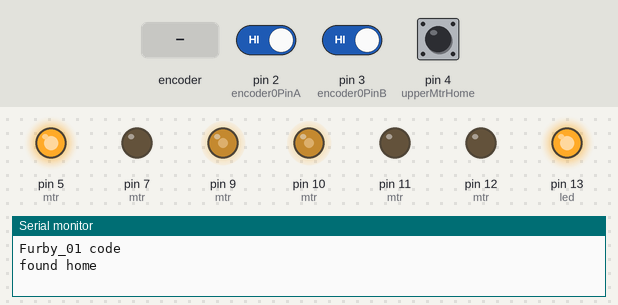
The sketch below on a simulated Arduino Uno, built with avr-gcc and run on an emulated ATmega328P. Shown: output pins drawn as LEDs (lit = HIGH), the last lines printed to the serial monitor. Dashed ring = blinking. Inputs (shaded band) come from the test bench; at power-on: pin 4 (upperMtrHome) HIGH, pin 2 (encoder0PinA) HIGH, pin 3 (encoder0PinB) HIGH.

Above: at 5.0 s.
5.1 s: rotary encoder on pin 2 (encoder0PinA) / pin 3 (encoder0PinB) turned 2 steps (second pin leading)
At 5.31 s:
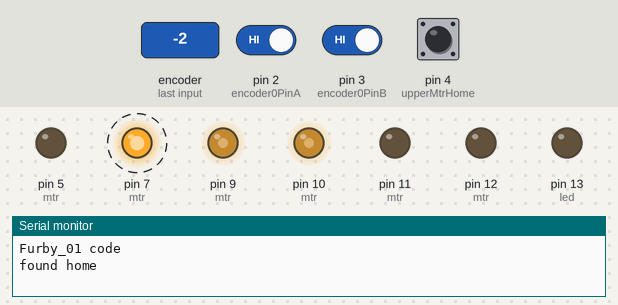
8.1 s: pin 4 (upperMtrHome) pulled LOW for 0.15 s
At 8.26 s:
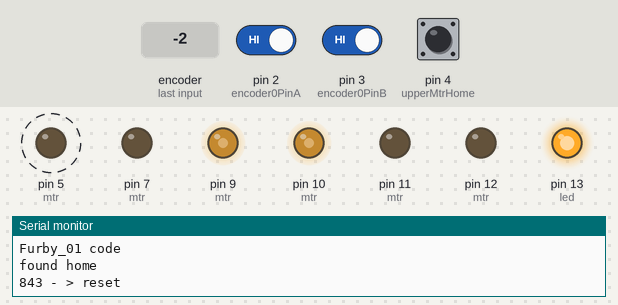
Timing chart, 0 to 17.1 s (numbered marks = the images above; inputs shaded):
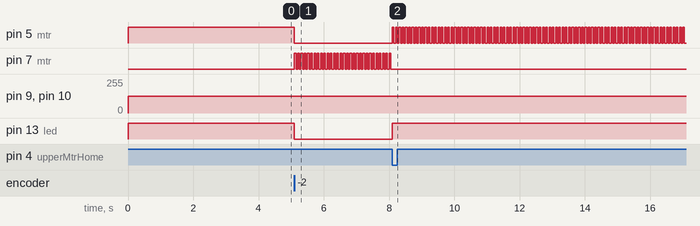

The sketch:

Furby_v01.ino
```cpp
/*
Hacking a 2005 model Furby!.
Furby_v00 controls just the motors.
Furby_v01 Adding intterupt control and encoder reading
          (see encoder.ino and PinChangeInt.ino).

The 2005 Furby includes two motors, an upper one
for the eye/ears/mouth and a lower one for the legs
to rock the body back and forth. Both motors have
cams with position indicator switches to help determine
their home position. The upper motor also includes
includes an optical rotary encoder to help determine
where you are in the rotation. We need to handle
these signals expediently, so need to use interrupts.

Encoder code from http://playground.arduino.cc/Main/RotaryEncoders
PinChangeInt lib from http://code.google.com/p/arduino-pinchangeint/


  D0   RX
  D1   TX
  D2   encoder0PinA
 *D3   encoder0PinB
  D4   upperMtr Home (hardware 20ms debounced)
 *D5   lowerMtr A
 *D6   lowerMtr B
  D7
  D8
 *D9   upperMtr ENABLE
  D10  lowerMtr ENABLE
 *D11  upperMtr A
 *D12  upperMtr B
  D13
  A0
  A1
  A2
  A3
  A4 IC2 DAT
  A5 IC2 CLK

*/


#include <PinChangeInt.h>

int led = 13;
int dir = 0;
int maxRange = 850;

// MOTOR VARBS {enable, pin 1, pin 2}
int mtr[][3] = {{9, 11, 12}, {10, 5, 7}};

// ENCODER VARBS and ROUTINES
#define encoder0PinA 2
#define encoder0PinB 3
#define upperMtrHome 4
volatile int encoder0Pos = 0;

void mtrHome() {
  // pin change detected, reset encoder0Pos)
  Serial.print(encoder0Pos);
  Serial.println(" - > reset");
  encoder0Pos = 0;
}


void goHome(){
  while(!digitalRead(upperMtrHome)){
      forward(1);
  }
  off(1);
  encoder0Pos = 0;
  Serial.println("found home");
}


void moveRange(int low, int high, int reps){

  if(encoder0Pos < low){
    while (encoder0Pos < low){
      forward(1);
    }
  }
  else{
    while (encoder0Pos > low){
      reverse(1);
    }
  }

  for(int x = 0; x < reps; x++){
    while (encoder0Pos < high){
      forward(1);
      delay(50);
      off(1);
      delay(50);
    }
    while (encoder0Pos > low){
      reverse(1);
      delay(50);
      off(1);
      delay(50);
    }
  }
  off(1);

}


void doEncoderA(){
  // look for a low-to-high on channel A
  if (digitalRead(encoder0PinA) == HIGH) {
    // check channel B to see which way encoder is turning
    if (digitalRead(encoder0PinB) == LOW) {
      encoder0Pos = encoder0Pos + 1;         // CW
    }
    else {
      encoder0Pos = encoder0Pos - 1;         // CCW
    }
  }
  else { // must be a high-to-low edge on channel A
    // check channel B to see which way encoder is turning
    if (digitalRead(encoder0PinB) == HIGH) {
      encoder0Pos = encoder0Pos + 1;          // CW
    }
    else {
      encoder0Pos = encoder0Pos - 1;          // CCW
    }
  }
}

void doEncoderB(){
  // look for a low-to-high on channel B
  if (digitalRead(encoder0PinB) == HIGH) {
   // check channel A to see which way encoder is turning
    if (digitalRead(encoder0PinA) == HIGH) {
      encoder0Pos = encoder0Pos + 1;         // CW
    }
    else {
      encoder0Pos = encoder0Pos - 1;         // CCW
    }
  }
  else {   // Look for a high-to-low on channel B
    // check channel B to see which way encoder is turning
    if (digitalRead(encoder0PinA) == LOW) {
      encoder0Pos = encoder0Pos + 1;          // CW
    }
    else {
      encoder0Pos = encoder0Pos - 1;          // CCW
    }
  }
  if(encoder0Pos < 0){
    encoder0Pos = maxRange;
  }
}


void setup() {
  Serial.begin(115200);
  Serial.println("Furby_01 code");

  pinMode(led, OUTPUT);
  for(int i = 0; i < 2; i++){
    for(int j = 0; j < 3; j++){
      pinMode(mtr[i][j], OUTPUT);
      digitalWrite(mtr[i][j], LOW);
    }
  }

  for(int i = 0; i < 2; i++){
    analogWrite(mtr[i][0], 125);
  }

  // encoder setup
  pinMode(encoder0PinA, INPUT);
  pinMode(encoder0PinB, INPUT);
  pinMode(upperMtrHome, INPUT);
  digitalWrite(encoder0PinA, HIGH); // pull-ups!
  digitalWrite(encoder0PinB, HIGH);
  digitalWrite(upperMtrHome, HIGH);
  PCintPort::attachInterrupt(encoder0PinA, &doEncoderA, CHANGE);
  PCintPort::attachInterrupt(encoder0PinB, &doEncoderB, CHANGE);
  PCintPort::attachInterrupt(upperMtrHome, &mtrHome, FALLING);

  goHome(); // set index for upper motor
  moveRange(50, 150, 4);
}

// the loop routine runs over and over again forever:
void loop() {
  Serial.print(digitalRead(upperMtrHome));
  Serial.print(" ");
  Serial.println(encoder0Pos);
  int m = 1;
  reverse(m);
  //forward(1);
  delay(50);               // wait for a second
  off(m);
  delay(200);               // wait for a second
  //reverse(m);
  //reverse(1);
  //delay(50);               // wait for a second
  //off(m);
  //off(1);
  //delay(10);               // wait for a second
}


void forward(int m) {
  //Serial.print("forward ");
  digitalWrite(led, HIGH);
  digitalWrite(mtr[m][1], HIGH);
  digitalWrite(mtr[m][2], LOW);
  dir = 1;
}


void reverse(int m) {
  //Serial.print("reverse ");
  digitalWrite(led, LOW);
  digitalWrite(mtr[m][1], LOW);
  digitalWrite(mtr[m][2], HIGH);
  dir = -1;
}


void off(int m) {
  //Serial.println("off");
  digitalWrite(mtr[m][1], LOW);
  digitalWrite(mtr[m][2], LOW);
  dir = 0;
}
```

Measured:
- after the input at 5.1 s, pin 5 (mtr), pin 13 (led): HIGH → LOW at once; pin 7 (mtr): alternates HIGH for 0.05 s and LOW for 0.05 s, starting at once
- after the input at 8.1 s, pin 5 (mtr): alternates HIGH for 0.05 s and LOW for 0.05 s, starting at once; pin 7 (mtr): stops changing and stays LOW; pin 13 (led): LOW → HIGH at once
